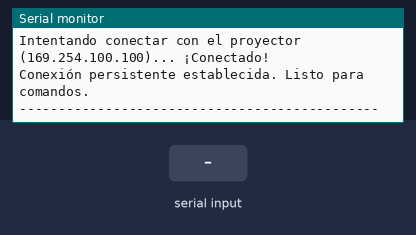
This sketch was run on a simulated ESP32. Parts: the last lines printed to the serial monitor. The test bench sets the inputs (shaded band). WiFi joins after 1.5 s; servers stay silent unless stated.

Above: at 3.2 s.
3.3 s: "1\n" received over Serial
At 3.56 s:
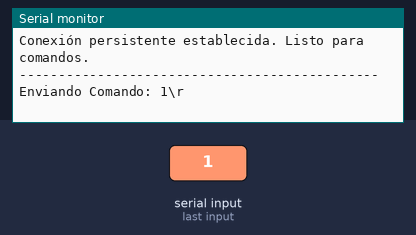
4.8 s: "0\n" received over Serial
At 5.3 s:
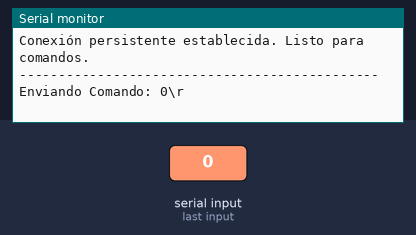
6.3 s: "2\n" received over Serial
At 7.0 s:
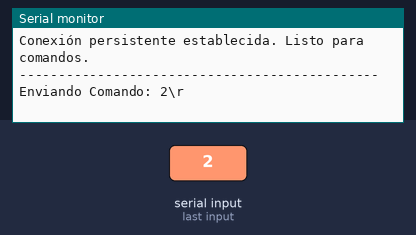

Measured:
- after the input at 3.3 s, the serial monitor: prints a new line at once (image 1)
- after the input at 4.8 s, the serial monitor: prints a new line at once (image 2)
- after the input at 6.3 s, the serial monitor: prints a new line at once (image 3)

The sketch:

Proyector.ino
```cpp
#include <SPI.h>
#include <UIPEthernet.h> // Librería para el ENC28J60

// -----------------------------------------------------------------
// CONFIGURACIÓN DE PINES
// -----------------------------------------------------------------
#define PIN_CS 5 // Pin CS (Chip Select) para el ENC28J60 (GPIO 5)
// -----------------------------------------------------------------


// --- Configuración del Proyector ---
const char* PROYECTOR_IP = "169.254.100.100";
const int PROYECTOR_PORT = 10000;

// --- Configuración de Red del ESP32 ---
byte mac[] = { 0xDE, 0xAD, 0xBE, 0xEF, 0xFE, 0xED };
IPAddress local_IP(169, 254, 100, 101);
IPAddress gateway(169, 254, 0, 1);
IPAddress subnet(255, 255, 0, 0);

// Objeto cliente (lo mantenemos global)
EthernetClient ethClient;

// Función para intentar conectar (para no repetir código)
void conectarAlProyector() {
  Serial.print("Intentando conectar con el proyector (");
  Serial.print(PROYECTOR_IP);
  Serial.print(")...");

  // Detener cualquier conexión anterior
  ethClient.stop();

  if (ethClient.connect(PROYECTOR_IP, PROYECTOR_PORT)) {
    Serial.println(" ¡Conectado!");
    Serial.println("Conexión persistente establecida. Listo para comandos.");
    Serial.println("----------------------------------------------");
  } else {
    Serial.println(" ¡Conexión fallida!");
    Serial.println("Reintentando en 5 segundos...");
    delay(5000); // Esperar antes de reintentar
  }
}

void setup() {
  Serial.begin(115200);
  delay(1000);
  Serial.println("\nIniciando ESP32 con Shield ENC28J60 (Modo Persistente)...");

  // --- Inicialización de Hardware Ethernet ---
  Ethernet.init(PIN_CS);
  Ethernet.begin(mac, local_IP, gateway, subnet);
  delay(1000);

  if (Ethernet.hardwareStatus() == EthernetNoHardware) {
    Serial.println("ERROR: No se encontró el hardware ENC28J60.");
    Serial.println("Verifica tus pines SPI y el PIN_CS.");
    while (true) { delay(1); } // Detener
  }

  if (Ethernet.linkStatus() == LinkOFF) {
    Serial.println("ERROR: El cable de red no está conectado (No hay 'Link').");
    Serial.println("¡Verifica el cable cruzado o el switch!");
    while (true) { delay(1); } // Detener
  }

  Serial.println("¡Hardware y cable de red detectados!");
  Serial.print("IP del ESP32: ");
  Serial.println(Ethernet.localIP());

  // --- Conexión Inicial ---
  // El loop() se encargará de hacer la conexión
}

void loop() {
  // Mantenimiento de red (obligatorio para UIPEthernet)
  Ethernet.maintain();

  // --- PASO 1: REVISAR SI ESTAMOS CONECTADOS ---
  if (!ethClient.connected()) {
    // Si no estamos conectados, intentar conectar
    conectarAlProyector();
    return; // Salir del loop y reintentar en el siguiente ciclo si falló
  }

  // --- PASO 2: REVISAR SI EL PROYECTOR ENVIÓ ALGO ---
  // (Leer la respuesta ANTES de enviar un nuevo comando)
  if (ethClient.available()) {
    Serial.print("Respuesta del Proyector: ");
    while (ethClient.available()) {
      char c = ethClient.read();
      Serial.write(c); // Imprimir carácter por carácter
    }
    Serial.println(); // Salto de línea al final de la respuesta
  }

  // --- PASO 3: REVISAR SI EL USUARIO ENVIÓ ALGO ---
  if (Serial.available() > 0) {
    String comando = Serial.readStringUntil('\n');
    comando.trim();

    if (comando.length() > 0) {
      Serial.print("Enviando Comando: ");
      Serial.println(comando + "\\r");

      // Enviar el comando por la conexión ya abierta
      ethClient.print(comando + "\r");
    }
  }

  // Pequeña pausa para no saturar el loop
  delay(10);
}
```
